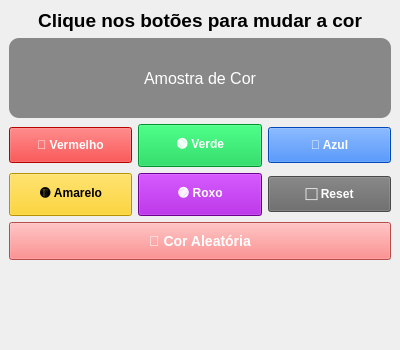
<?xml version="1.0" encoding="UTF-8"?>
<ui version="4.0">
 <class>MainWindow</class>
 <widget class="QMainWindow" name="MainWindow">
  <property name="geometry">
   <rect>
    <x>0</x>
    <y>0</y>
    <width>400</width>
    <height>350</height>
   </rect>
  </property>
  <property name="windowTitle">
   <string>🎨 Cores com Botões</string>
  </property>
  <widget class="QWidget" name="centralwidget">
   <layout class="QVBoxLayout" name="verticalLayout">
    <item>
     <widget class="QLabel" name="label_info">
      <property name="font">
       <font>
        <pointsize>14</pointsize>
        <weight>75</weight>
        <bold>true</bold>
       </font>
      </property>
      <property name="text">
       <string>Clique nos botões para mudar a cor</string>
      </property>
      <property name="alignment">
       <set>Qt::AlignCenter</set>
      </property>
     </widget>
    </item>
    <item>
     <widget class="QLabel" name="label_amostra">
      <property name="minimumSize">
       <size>
        <width>0</width>
        <height>80</height>
       </size>
      </property>
      <property name="text">
       <string>Amostra de Cor</string>
      </property>
      <property name="alignment">
       <set>Qt::AlignCenter</set>
      </property>
      <property name="styleSheet">
       <string>background-color: #888888; border-radius: 10px; font-size: 16px; color: white;</string>
      </property>
     </widget>
    </item>
    <item>
     <layout class="QHBoxLayout" name="horizontalLayout">
      <item>
       <widget class="QPushButton" name="btn_vermelho">
        <property name="text">
         <string>🔴 Vermelho</string>
        </property>
        <property name="styleSheet">
         <string>background-color: #ff0000; color: white; font-weight: bold; padding: 10px;</string>
        </property>
       </widget>
      </item>
      <item>
       <widget class="QPushButton" name="btn_verde">
        <property name="text">
         <string>🟢 Verde</string>
        </property>
        <property name="styleSheet">
         <string>background-color: #00cc44; color: white; font-weight: bold; padding: 10px;</string>
        </property>
       </widget>
      </item>
      <item>
       <widget class="QPushButton" name="btn_azul">
        <property name="text">
         <string>🔵 Azul</string>
        </property>
        <property name="styleSheet">
         <string>background-color: #0066ff; color: white; font-weight: bold; padding: 10px;</string>
        </property>
       </widget>
      </item>
     </layout>
    </item>
    <item>
     <layout class="QHBoxLayout" name="horizontalLayout_2">
      <item>
       <widget class="QPushButton" name="btn_amarelo">
        <property name="text">
         <string>🟡 Amarelo</string>
        </property>
        <property name="styleSheet">
         <string>background-color: #ffcc00; color: black; font-weight: bold; padding: 10px;</string>
        </property>
       </widget>
      </item>
      <item>
       <widget class="QPushButton" name="btn_roxo">
        <property name="text">
         <string>🟣 Roxo</string>
        </property>
        <property name="styleSheet">
         <string>background-color: #9900cc; color: white; font-weight: bold; padding: 10px;</string>
        </property>
       </widget>
      </item>
      <item>
       <widget class="QPushButton" name="btn_reset">
        <property name="text">
         <string>⬜ Reset</string>
        </property>
        <property name="styleSheet">
         <string>background-color: #666666; color: white; font-weight: bold; padding: 10px;</string>
        </property>
       </widget>
      </item>
     </layout>
    </item>
    <item>
     <widget class="QPushButton" name="btn_aleatorio">
      <property name="text">
       <string>🎲 Cor Aleatória</string>
      </property>
      <property name="styleSheet">
       <string>background-color: #ff6b6b; color: white; font-weight: bold; padding: 10px; font-size: 14px;</string>
      </property>
     </widget>
    </item>
    <item>
     <spacer name="verticalSpacer">
      <property name="orientation">
       <enum>Qt::Vertical</enum>
      </property>
      <property name="sizeHint" stdset="0">
       <size>
        <width>20</width>
        <height>40</height>
       </size>
      </property>
     </spacer>
    </item>
   </layout>
  </widget>
 </widget>
 <resources/>
 <connections/>
</ui>
